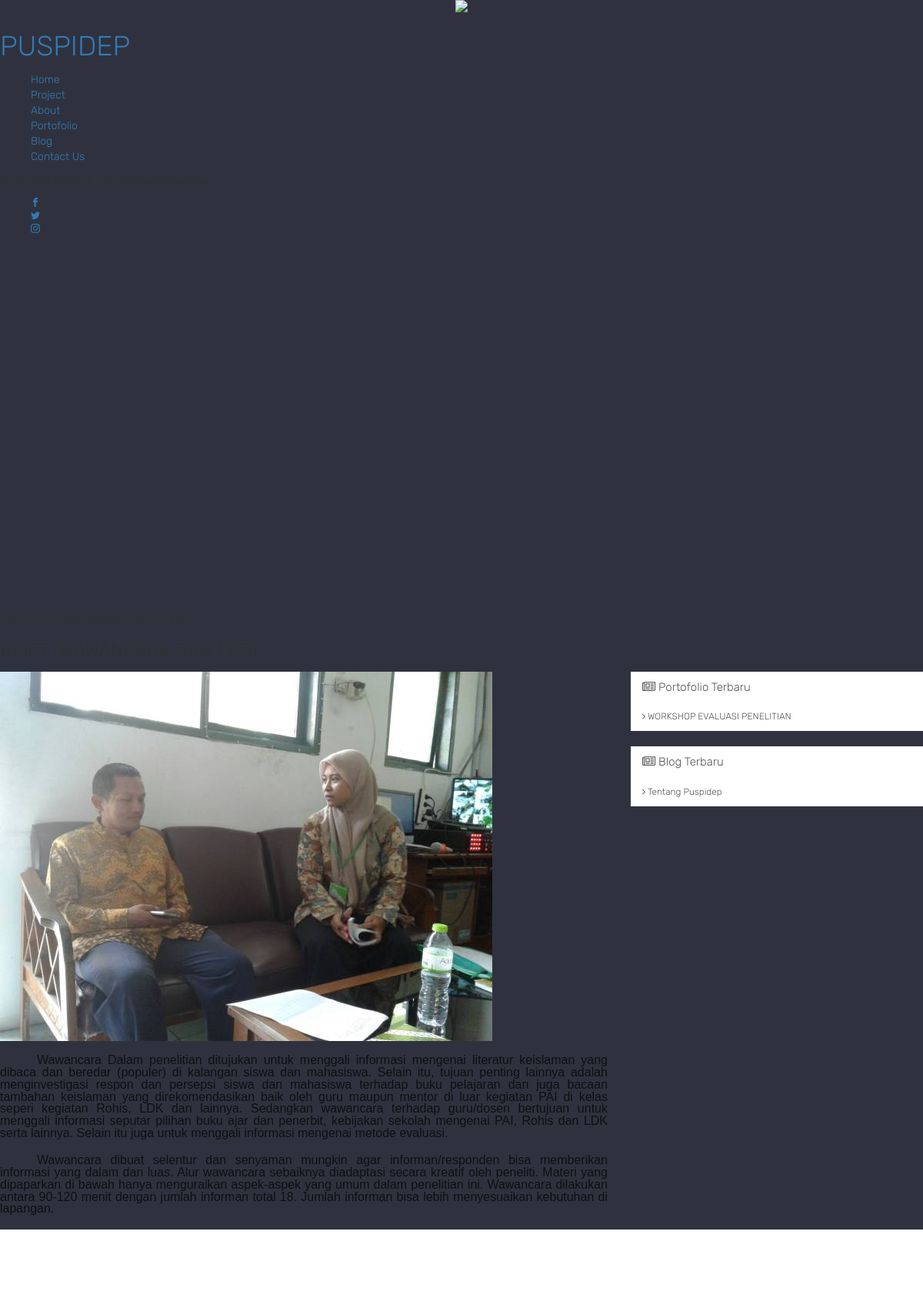
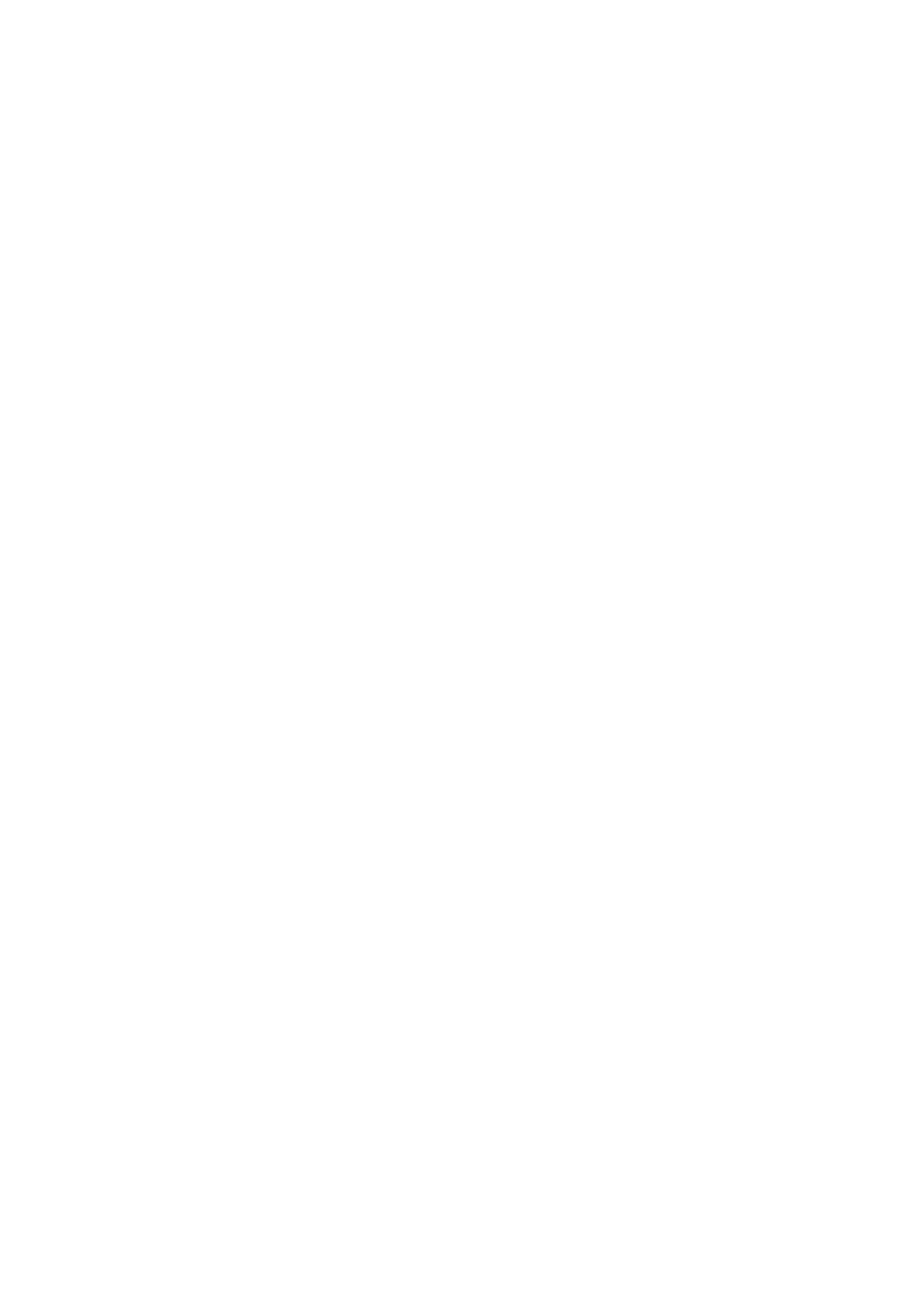
The page /Project/Show_project/16/2018-08-07 (upper part) on the database its author committed (2 pictures, top to bottom).
### tables this page shows
CREATE TABLE `project_post` (
  `id_project_post` int(4) NOT NULL,
  `judul_project` varchar(150) NOT NULL,
  `status` varchar(5) NOT NULL,
  `deskripsi` varchar(100) NOT NULL,
  `tgl_project` date NOT NULL,
  `gambar_project` varchar(200) NOT NULL,
  `isi_project` longtext NOT NULL
);

CREATE TABLE `portofolio` (
  `id_portofolio` int(11) NOT NULL,
  `Judul_portofolio` varchar(40) NOT NULL,
  `deskripsi` varchar(200) NOT NULL,
  `status` varchar(3) NOT NULL,
  `Gambar_portofolio` varchar(100) NOT NULL,
  `isi_portofolio` text NOT NULL,
  `tgl_portofolio` date NOT NULL
);

CREATE TABLE `blog` (
  `id_blog` int(5) NOT NULL,
  `judul_blog` varchar(40) NOT NULL,
  `kategori` varchar(40) NOT NULL,
  `status` int(1) NOT NULL,
  `deskripsi` varchar(100) NOT NULL,
  `tgl_blog` date NOT NULL,
  `gambar_blog` varchar(50) NOT NULL,
  `isi_blog` longtext NOT NULL
);

### application/controllers/Home.php (called while the page is built, shortened)
<?php
class Home extends CI_Controller {
	function __construct(){
      $this->load->library('pagination');
			$this->load->model('M_Tampil_project');
			$this->load->model('M_Tampil_about');
			$this->load->model('M_Tampil_blog');
			$this->load->model('M_admin');
			$this->load->model('M_Tampil_Portofolio');
	                $this->load->helper('url');
		}
	public function index($page='Homeuser',$id= null)
	{
		if($this->uri->segment('2') == 'Blog'){
					$config['base_url']=base_url()."Halaman/Blog";
			        $config['total_rows']= $this->db->query("SELECT * FROM Blog")->num_rows();
		}else if($this->uri->segment('2') == 'Portofolio') {
					$config['base_url']=base_url()."Halaman/Portofolio";
			        $config['total_rows']= $this->db->query("SELECT * FROM Portofolio")->num_rows();
		}else  {
			$config['base_url']=base_url()."Halaman/Project";
					$config['total_rows']= $this->db->query("SELECT * FROM Project_post")->num_rows();
		}
        $config['per_page']=6;
        $config['num_links'] = 1;
        $config['uri_segment']=3;
        $config['full_tag_open'] = "<ul class='pagination'>";
        $config['full_tag_close'] ="</ul>";
        $config['num_tag_open'] = '<li>';
        $config['num_tag_close'] = '</li>';
        $config['cur_tag_open'] = "<li class='disabled'><li class='active'><a href='#'>";
        $config['cur_tag_close'] = "<span class='sr-only'></span></a></li>";
        $config['next_tag_open'] = "<li>";
        $config['next_tagl_close'] = "</li>";
        $config['prev_tag_open'] = "<li>";
        $config['prev_tagl_close'] = "</li>";
        $config['first_tag_open'] = "<li>";
        $config['first_tagl_close'] = "</li>";
        $config['last_tag_open'] = "<li>";
        $config['last_tagl_close'] = "</li>";
        $config['first_link']='< Pertama ';
        $config['last_link']='Terakhir > ';
        $config['next_link']='» ';
        $config['prev_link']='« ';
		$tgl=$this->uri->segment('4');
		$data['pro']= $this->M_admin->count_pro();
		$data['blg']= $this->M_admin->count_blog();
		$data['por']= $this->M_admin->count_por();
		$data['tampil_project']=$this->M_Tampil_project->tampil_project();
		$data['tampil_slider_project']=$this->M_Tampil_project->tampil_project_slider();
		$data['tampil_about']=$this->M_Tampil_about->tampil_about();
		$data['tampil_portofolio_home']=$this->M_Tampil_Portofolio->tampil_portofolio_home();
		$data['tampil_blog']=$this->M_Tampil_blog->tampil_blog($config);
		$data['tampil_blog_1']=$this->M_Tampil_blog->tampil_blog_home();
		$data['tampil_project_post']=$this->M_Tampil_project->tampil_project_post($config);
		$data['tampil_project_post_1']=$this->M_Tampil_project->tampil_project_1();
		$data['tampil_blog_home']=$this->M_Tampil_blog->tampil_blog_home();
		$data['tampil_portofolio']=$this->M_Tampil_Portofolio->tampil_portofolio($config);
		$data['data_slider']=$this->M_Tampil_about->tampil_slider();
		$data['tampil_portofolio_di']=$this->M_Tampil_Portofolio->tampil_portofolio_home();
		$data['tampil_project_id']=$this->M_Tampil_project->tampil_pilih_project($id,$tgl)->result();
		$data['tampil_blog_id']=$this->M_Tampil_blog->tampil_pilih_blog($id,$tgl)->result();
		$data['tampil_portofolio_id']=$this->M_Tampil_Portofolio->tampil_pilih_portofolio($id,$tgl)->result();
		$this->load->view('Home/Header.php');
		$this->load->view('Home/'.$page,$data);
		$this->load->view('Home/Footer.php');
	}
}

### index.php (called while the page is built, shortened)
<?php
require_once BASEPATH.'core/CodeIgniter.php';

### application/models/M_Tampil_project.php (called while the page is built, shortened)
<?php
class M_Tampil_project extends CI_Model{
function tampil_pilih_project($id,$tgl){
    $this->db->limit(1);
    $this->db->order_by('DATE(tgl_project)','DESC');
		$this->db->where('id_project_post', $id);
    $this->db->where('tgl_project', $tgl);
		return $this->db->get('Project_post');
	}
  function tampil_project_1(){
    $this->db->where('status','2');
    $this->db->limit(6);
      $this->db->order_by('DATE(tgl_project)','DESC');
    $hasil= $this->db->get('Project_post');
    return $hasil->result();
  }
function tampil_project_post($config){
  $this->db->limit(6);
    $this->db->where('status','2');
    $this->db->order_by('DATE(tgl_project)','DESC');
}
}
?>

### application/models/M_Tampil_Portofolio.php (called while the page is built, shortened)
<?php
class M_Tampil_portofolio extends CI_Model{
  function tampil_portofolio($config){
    $this->db->where('status','2');
    $this->db->limit(6);
      $this->db->order_by('DATE(tgl_portofolio)','DESC');
      }
    function tampil_portofolio_home(){
    $this->db->where('status','2');
      $this->db->limit(4);
        $this->db->order_by('DATE(tgl_portofolio)','DESC');
      $hasil= $this->db->get('Portofolio');
      return $hasil->result();
    }
    function tampil_pilih_portofolio($id,$tgl){
    $this->db->where('status','2');
            $this->db->limit(1);
            $this->db->order_by('DATE(tgl_portofolio)','DESC');
        		$this->db->where('id_portofolio', $id);
            $this->db->where('tgl_portofolio', $tgl);
        		return $this->db->get('Portofolio');
        	}
}
  ?>

### application/models/M_Tampil_blog.php (called while the page is built, shortened)
<?php
class M_Tampil_blog extends CI_Model{
  function tampil_blog_home(){
    $this->db->where('status','2');
    $this->db->limit(6);
      $this->db->order_by('DATE(tgl_blog)','DESC');
    $hasil= $this->db->get('Blog');
    return $hasil->result();
  }
  function tampil_blog($config){
    $this->db->where('status','2');
    $this->db->limit(6);
      $this->db->order_by('DATE(tgl_blog)','DESC');
      }
  function tampil_pilih_blog($id,$tgl){
    $this->db->where('status','2');
          $this->db->limit(1);
          $this->db->order_by('DATE(tgl_blog)','DESC');
      		$this->db->where('id_blog', $id);
          $this->db->where('tgl_blog', $tgl);
      		return $this->db->get('Blog');
      	}
}
  ?>

### application/views/Home/Show_project.php (the view)
<div id="colorlib-main">
  <div class="colorlib-work">
    <div class="colorlib-narrow-content">
      <div class="row">
        <?php foreach ($tampil_project_id as $tampil)  {
         ?>
        <div class="col-md-6 col-md-offset-3 col-md-pull-3 animate-box" data-animate-effect="fadeInLeft">
          <span class="heading-meta">Home/Project/<?php echo $tampil->judul_project ?></span>
          <h2 class="colorlib-heading"><?php echo $tampil->judul_project ?></h2>
        </div>
      </div>
      <div class="row">
        <div class="col-md-8">
          <div class="row">
            <div class="col-md-12">
              <div class="colorlib-feature animate-box" data-animate-effect="fadeInLeft">
                <img class="img-responsive" src="<?php echo base_url() ?>Assets/images/Kiriman/<?php echo $tampil->gambar_project ?>">
                <br>
          <?php echo $tampil->isi_project ?>
              </div>
            </div>
          </div>
        </div>
        <div class="col-md-4">
          <div class="row">
<?php } ?>
            <div class="col-md-12">
              <div class="list-group">
      <a href="#" class="list-group-item" style="border:none; font-size:15px;">
        <i class="fa fa-newspaper-o" aria-hidden="true" ></i> Portofolio Terbaru
      </a>
      <?php foreach ($tampil_portofolio_di as $tampil) {
       ?>
      <a href="<?php echo base_url() ?>Portofolio/Show_portofolio/<?php echo $tampil->id_portofolio ?>/<?php echo $tampil->tgl_portofolio ?>" class="list-group-item list-group-item-action" style="border:none;">
        <i class="fa fa-angle-right" aria-hidden="true"></i>
        <?php echo $tampil->Judul_portofolio ?></a>
<?php } ?>
    </div>
            </div>
            <div class="col-md-12">
              <div class="list-group">
    <a href="#" class="list-group-item" style="border:none; font-size:15px;">
        <i class="fa fa-newspaper-o" aria-hidden="true" ></i> Blog Terbaru
      </a>
      <?php foreach ($tampil_blog_1 as $tampil) {
       ?>
      <a href="<?php echo base_url() ?>Blog/Show_blog/<?php echo $tampil->id_blog ?>/<?php echo $tampil->tgl_blog ?>" class="list-group-item list-group-item-action" style="border:none;">
        <i class="fa fa-angle-right" aria-hidden="true"></i>
        <?php echo $tampil->judul_blog ?></a>
<?php } ?>
    </div>
            </div>
          </div>
        </div>
      </div>
    </div>
  </div>
</div>
</div>

### application/views/Home/Header.php (shortened to what this page needs)
<!DOCTYPE HTML>
<html>
	<head>
	<link rel="stylesheet" href="<?php echo base_url() ?>Assets/css/animate.css">
	<link rel="stylesheet" href="<?php echo base_url() ?>Assets/css/icomoon.css">
	<link rel="stylesheet" href="<?php echo base_url() ?>Assets/css/bootstrap.css">
	<link rel="stylesheet" href="<?php echo base_url() ?>Assets/css/flexslider.css">
	<link rel="stylesheet" href="<?php echo base_url() ?>Assets/fonts/flaticon/font/flaticon.css">
	<link rel="stylesheet" href="<?php echo base_url() ?>Assets/css/owl.carousel.min.css">
	<link rel="stylesheet" href="<?php echo base_url() ?>Assets/css/owl.theme.default.min.css">
	<link rel="stylesheet" href="<?php echo base_url() ?>Assets/css/style.css">
<link rel="stylesheet" href="https://cdnjs.cloudflare.com/ajax/libs/font-awesome/4.7.0/css/font-awesome.min.css">
	</head>
	<body>
	<div id="colorlib-page">
		<aside id="colorlib-aside" role="complementary" class="border js-fullheight">
			<center><img src="<?php echo base_url() ?>Assets/puspidep.jpg" width="70px;" style="margin-bottom:10px;"></center>
			<h1 id="colorlib-logo"><a href="index.html">PUSPIDEP</a></h1>
			<nav id="colorlib-main-menu" role="navigation">
				<ul class="primary-nav">
					<li><a href="<?php echo base_url() ?>">Home</a></li>
					<li><a href="<?php echo base_url() ?>Halaman/Project">Project</a></li>
					<li><a href="<?php echo base_url() ?>Halaman/About">About</a></li>
					<li><a href="<?php echo base_url() ?>Halaman/Portofolio">Portofolio</a></li>
					<li><a href="<?php echo base_url() ?>Halaman/Blog">Blog</a></li>
					<li><a href="<?php echo base_url() ?>Halaman/Contact">Contact Us</a></li>
				</ul>
			</nav>
			<div class="colorlib-footer">
				<p><small>&copy;
				<ul>
					<li><a href="https://web.facebook.com/puspidep.puspidep.9"><i class="icon-facebook2"></i></a></li>
					<li><a href="#"><i class="icon-twitter2"></i></a></li>
					<li><a href="https://www.instagram.com/puspidep/?hl=id"><i class="icon-instagram"></i></a></li>
				</ul>
			</div>
		</aside>

### application/views/Home/Footer.php (shortened to what this page needs)
</body>
</html>

### Assets/PUSPIDEP_files/icomoon.css (style rules this page uses)
[class^="icon-"], [class*=" icon-"] { font-family: 'icomoon' !important; speak: none; font-style: normal; font-weight: normal; font-variant: normal; text-transform: none; line-height: 1; -webkit-font-smoothing: antialiased; -moz-osx-font-smoothing: grayscale; }
.icon-facebook2:before { content: "\eac0"; }
.icon-instagram:before { content: "\eac2"; }
.icon-twitter2:before { content: "\eac6"; }

### rows shown on the page
project_post: gambar_project (picture), isi_project "Wawancara Dalam penelitian ditujukan untuk menggali informasi mengenai literatur keislaman yang dibaca dan beredar (populer) di kalangan siswa dan mahasiswa. Selain itu, tujuan penting lainnya adalah menginvestigasi respon dan persepsi siswa dan mahasiswa terhadap buku pelajaran dan juga bacaan tambahan keislaman yang direkomendasikan baik oleh guru maupun mentor di luar kegiatan PAI di kelas seperi kegiatan Rohis, LDK dan lainnya. Sedangkan wawancara terhadap guru/dosen bertujuan untuk menggali informasi seputar pilihan buku ajar dan penerbit, kebijakan sekolah mengenai PAI, Rohis dan LDK serta lainnya. Selain itu juga untuk menggali informasi mengenai metode evaluasi. Wawancara dibuat…"
portofolio: Judul_portofolio "WORKSHOP EVALUASI PENELITIAN"
blog: judul_blog "Tentang Puspidep"
